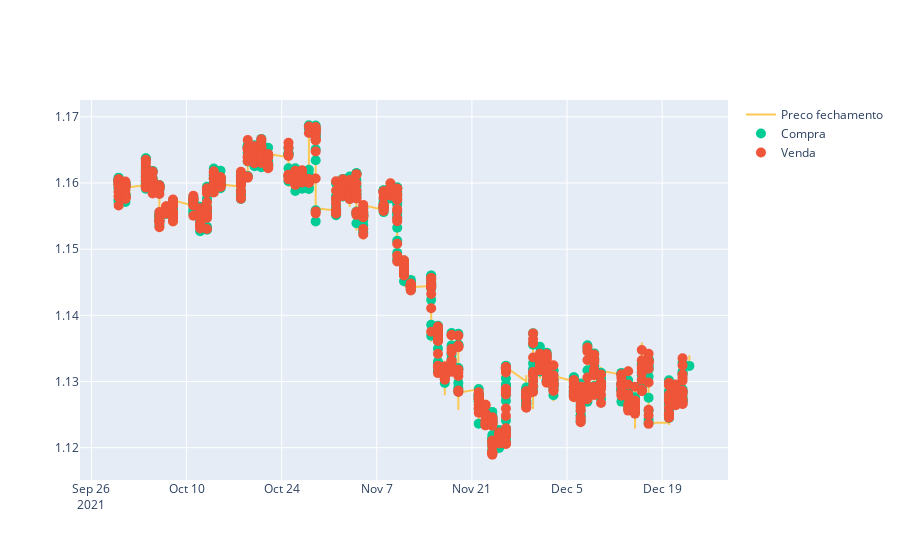

Notebook code for this chart:
### Code cell
#ativo = yf.Ticker(ativoSelecionado1)
#ativo_mes = ativo.history(period='30d', interval='5m')
ativo_mes = ativo['close']
df_ativo_mes = pd.DataFrame(ativo_mes)
df_ativo_mes.reset_index(inplace=True)
#Pegar ultimo valor negociado
ativo_dia_ultimo_preco = df_ativo_mes
#renomear as colunas
ativo_dia_ultimo_preco.rename(columns={'time': 'data_pregao', 'close':'preco_fechamento'}, inplace=True)

df_ativo_Ultimo_preco = pd.DataFrame(ativo_dia_ultimo_preco)

#ajustar data
df_ativo_Ultimo_preco['data_pregao'] = pd.to_datetime(df_ativo_Ultimo_preco['data_pregao'], utc=True).dt.date


#calculo do macd
rapidaMME = df_ativo_Ultimo_preco.preco_fechamento.ewm(span=12).mean()
lentaMME = df_ativo_Ultimo_preco.preco_fechamento.ewm(span=26).mean()
MACD = rapidaMME - lentaMME
sinal = MACD.ewm(span=9).mean()
df_ativo_Ultimo_preco['MACD'] = MACD
df_ativo_Ultimo_preco['sinal'] = sinal

#ajuste index e retira data pregao
df_ativo_Ultimo_preco = df_ativo_Ultimo_preco.set_index(pd.DatetimeIndex(df_ativo_Ultimo_preco['data_pregao'].values))
df_ativo_Ultimo_preco = df_ativo_Ultimo_preco.drop(columns='data_pregao')

#Criar codigo para verificar a compra ou venda
df_ativo_Ultimo_preco['flag'] =''
df_ativo_Ultimo_preco['preco_compra']= np.nan
df_ativo_Ultimo_preco['preco_venda'] = np.nan
for i in range(1, len(df_ativo_Ultimo_preco.sinal)):
    if df_ativo_Ultimo_preco['MACD'][i] > df_ativo_Ultimo_preco['sinal'][i]:
        if df_ativo_Ultimo_preco['flag'][i-1] == 'C':
            df_ativo_Ultimo_preco['flag'][i] = 'C'
        else:
            df_ativo_Ultimo_preco['flag'][i] = 'C'
            df_ativo_Ultimo_preco['preco_compra'][i] = df_ativo_Ultimo_preco['preco_fechamento'][i]

    elif df_ativo_Ultimo_preco['MACD'][i] < df_ativo_Ultimo_preco['sinal'][i]:
        if df_ativo_Ultimo_preco['flag'][i-1] == 'V':
            df_ativo_Ultimo_preco['flag'][i] = 'V'
        else:
            df_ativo_Ultimo_preco['flag'][i] = 'V'
            df_ativo_Ultimo_preco['preco_venda'][i] = df_ativo_Ultimo_preco['preco_fechamento'][i]

    df_plot = df_ativo_Ultimo_preco
fig =go.Figure()
fig.add_trace(go.Scatter(x= df_plot.index,
                        y= df_plot['preco_fechamento'],
                        name= 'Preco fechamento',
                        line_color= '#FEC852'
                        ))
fig.add_trace(go.Scatter(x= df_plot.index,
                        y= df_plot['preco_compra'],
                        name= 'Compra',
                        mode= 'markers',
                        marker= dict(
                            color='#00cc96',
                            size=10,
                            )
                        ))
fig.add_trace(go.Scatter(x= df_plot.index,
                        y= df_plot['preco_venda'],
                        name= 'Venda',
                        mode= 'markers',
                        marker= dict(
                            color='#EF5538',
                            size=10,
                            )
                        ))

fig.show()

### Figure 1 — Plotly figure (JSON) as saved in the notebook; plotly's stock layout.template omitted (floating-point values rounded to 4 significant figures; data arrays with more than 128 entries replaced by an {"elided": "..."} marker saying what was removed)
{"data": [{"line": {"color": "#FEC852"}, "name": "Preco fechamento", "type": "scatter", "x": {"elided": "17280 str values"}, "y": {"elided": "17280 float values"}}, {"marker": {"color": "#00cc96", "size": 10}, "mode": "markers", "name": "Compra", "type": "scatter", "x": {"elided": "17280 str values"}, "y": {"elided": "17280 float values"}}, {"marker": {"color": "#EF5538", "size": 10}, "mode": "markers", "name": "Venda", "type": "scatter", "x": {"elided": "17280 str values"}, "y": {"elided": "17280 float values"}}], "layout": {}}
